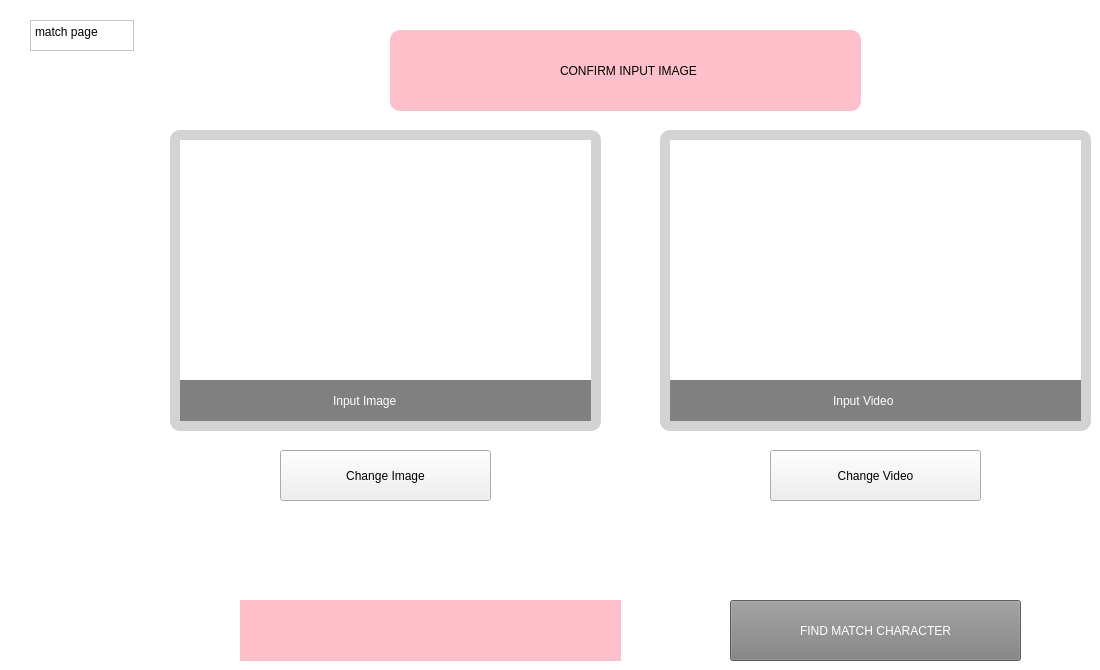
    <widget class="QWidget" name="match_page">
     <property name="styleSheet">
      <string notr="true">background-color:white</string>
     </property>
     <widget class="QFrame" name="frame_3">
      <property name="geometry">
       <rect>
        <x>170</x>
        <y>130</y>
        <width>431</width>
        <height>301</height>
       </rect>
      </property>
      <property name="styleSheet">
       <string notr="true">background-color:lightgray;
border-radius: 10px;</string>
      </property>
      <property name="frameShape">
       <enum>QFrame::StyledPanel</enum>
      </property>
      <property name="frameShadow">
       <enum>QFrame::Raised</enum>
      </property>
      <widget class="QLabel" name="matchPage_inputImage">
       <property name="geometry">
        <rect>
         <x>10</x>
         <y>10</y>
         <width>411</width>
         <height>241</height>
        </rect>
       </property>
       <property name="autoFillBackground">
        <bool>false</bool>
       </property>
       <property name="styleSheet">
        <string notr="true">background-color:white;
border-radius: 0;
</string>
       </property>
       <property name="text">
        <string/>
       </property>
       <property name="scaledContents">
        <bool>true</bool>
       </property>
      </widget>
      <widget class="QLabel" name="label_8">
       <property name="geometry">
        <rect>
         <x>10</x>
         <y>250</y>
         <width>411</width>
         <height>41</height>
        </rect>
       </property>
       <property name="styleSheet">
        <string notr="true">background-color:gray;
font: 10pt &quot;Arial Rounded MT Bold&quot;, &quot;Arial&quot;;
color: white;
border-radius: 0;
align:center;
padding-left: 150px;</string>
       </property>
       <property name="text">
        <string>Input Image</string>
       </property>
      </widget>
     </widget>
     <widget class="QPushButton" name="btn_findMatchCharacter">
      <property name="geometry">
       <rect>
        <x>730</x>
        <y>600</y>
        <width>291</width>
        <height>61</height>
       </rect>
      </property>
      <property name="styleSheet">
       <string notr="true">background-color:gray;
font: 12pt &quot;Shiny Signature&quot;, &quot;Arial&quot;;
color: white;
</string>
      </property>
      <property name="text">
       <string>FIND MATCH CHARACTER</string>
      </property>
     </widget>
     <widget class="QPushButton" name="btn_changeImage">
      <property name="geometry">
       <rect>
        <x>280</x>
        <y>450</y>
        <width>211</width>
        <height>51</height>
       </rect>
      </property>
      <property name="styleSheet">
       <string notr="true">font: 12pt &quot;Arial Rounded MT Bold&quot;, &quot;Arial&quot;;
background-color: none;</string>
      </property>
      <property name="text">
       <string>Change Image</string>
      </property>
     </widget>
     <widget class="QPlainTextEdit" name="text_2">
      <property name="geometry">
       <rect>
        <x>30</x>
        <y>20</y>
        <width>104</width>
        <height>31</height>
       </rect>
      </property>
      <property name="plainText">
       <string>match page</string>
      </property>
     </widget>
     <widget class="QFrame" name="frame_4">
      <property name="geometry">
       <rect>
        <x>660</x>
        <y>130</y>
        <width>431</width>
        <height>301</height>
       </rect>
      </property>
      <property name="styleSheet">
       <string notr="true">background-color:lightgray;
border-radius: 10px;</string>
      </property>
      <property name="frameShape">
       <enum>QFrame::StyledPanel</enum>
      </property>
      <property name="frameShadow">
       <enum>QFrame::Raised</enum>
      </property>
      <widget class="QLabel" name="matchPage_inputVideo">
       <property name="geometry">
        <rect>
         <x>10</x>
         <y>10</y>
         <width>411</width>
         <height>241</height>
        </rect>
       </property>
       <property name="autoFillBackground">
        <bool>false</bool>
       </property>
       <property name="styleSheet">
        <string notr="true">background-color:white;
border-radius: 0;
</string>
       </property>
       <property name="text">
        <string/>
       </property>
       <property name="scaledContents">
        <bool>true</bool>
       </property>
      </widget>
      <widget class="QLabel" name="label_9">
       <property name="geometry">
        <rect>
         <x>10</x>
         <y>250</y>
         <width>411</width>
         <height>41</height>
        </rect>
       </property>
       <property name="styleSheet">
        <string notr="true">background-color:gray;
font: 10pt &quot;Arial Rounded MT Bold&quot;, &quot;Arial&quot;;
color: white;
border-radius: 0;
align:center;
padding-left: 160px;</string>
       </property>
       <property name="text">
        <string>Input Video</string>
       </property>
      </widget>
     </widget>
     <widget class="QPushButton" name="btn_changeVIdeo">
      <property name="geometry">
       <rect>
        <x>770</x>
        <y>450</y>
        <width>211</width>
        <height>51</height>
       </rect>
      </property>
      <property name="styleSheet">
       <string notr="true">font: 12pt &quot;Arial Rounded MT Bold&quot;, &quot;Arial&quot;;
background-color: none;</string>
      </property>
      <property name="text">
       <string>Change Video</string>
      </property>
     </widget>
     <widget class="QFrame" name="frame_dragDrop_8">
      <property name="geometry">
       <rect>
        <x>390</x>
        <y>30</y>
        <width>471</width>
        <height>81</height>
       </rect>
      </property>
      <property name="acceptDrops">
       <bool>true</bool>
      </property>
      <property name="styleSheet">
       <string notr="true">background-color:pink;
border-radius: 10px;</string>
      </property>
      <property name="frameShape">
       <enum>QFrame::StyledPanel</enum>
      </property>
      <property name="frameShadow">
       <enum>QFrame::Raised</enum>
      </property>
      <widget class="QLabel" name="label_13">
       <property name="geometry">
        <rect>
         <x>170</x>
         <y>20</y>
         <width>261</width>
         <height>41</height>
        </rect>
       </property>
       <property name="styleSheet">
        <string notr="true">font: 14pt &quot;Shiny Signature&quot;, &quot;Arial&quot;;
</string>
       </property>
       <property name="text">
        <string>CONFIRM INPUT IMAGE</string>
       </property>
      </widget>
      <widget class="QLabel" name="label_14">
       <property name="geometry">
        <rect>
         <x>10</x>
         <y>0</y>
         <width>141</width>
         <height>81</height>
        </rect>
       </property>
       <property name="text">
        <string/>
       </property>
       <property name="pixmap">
        <pixmap>../../../../Pictures/we bare bear sticker medium.png</pixmap>
       </property>
       <property name="scaledContents">
        <bool>true</bool>
       </property>
      </widget>
     </widget>
     <widget class="QLabel" name="label_statusStartLoad">
      <property name="geometry">
       <rect>
        <x>240</x>
        <y>600</y>
        <width>381</width>
        <height>61</height>
       </rect>
      </property>
      <property name="styleSheet">
       <string notr="true">background-color:pink;</string>
      </property>
      <property name="text">
       <string/>
      </property>
     </widget>
    </widget>
